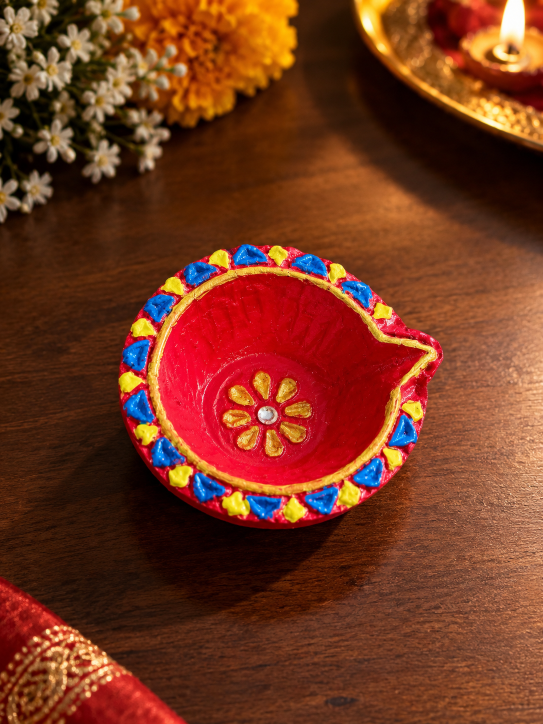
#> input picture assets/Festive Hand-Painted Diwali Diya.png, 1086 x 1448 px, found by its file name (shown at 1/2 size)
$ python generate_brand_assets.py
#> lines starting #> are read from the running program, lines starting #| are printed output that depends on the picture
"""
Deepora Brand Asset Generator
Generates:
1. favicon.svg (Vector favicon with dark/light adaptability)
2. favicon.ico (Multi-size: 16, 32, 48)
3. favicon-16x16.png
4. favicon-32x32.png
5. apple-touch-icon.png (180x180)
6. android-chrome-192x192.png
7. android-chrome-512x512.png
8. assets/og-image.jpg (1200x630 OpenGraph / Social Share image)
9. assets/og-image.png (1200x630 lossless)
10. assets/og-square.jpg (800x800 WhatsApp / Square preview)
11. assets/twitter-card.jpg (1200x630 Twitter summary_large_image)
"""

import os
import math
from PIL import Image, ImageDraw, ImageFont, ImageFilter, ImageOps

BASE_DIR = r"c:\Users\KIIT\Documents\Deepora-FrontEnd"
ASSETS_DIR = os.path.join(BASE_DIR, "assets")
os.makedirs(ASSETS_DIR, exist_ok=True)

# -------------------------------------------------------------
# 1. GENERATE FAVICON.SVG
# -------------------------------------------------------------
def generate_favicon_svg():
    svg_code = '''<svg xmlns="http://www.w3.org/2000/svg" viewBox="0 0 512 512" width="100%" height="100%">
  <defs>
    <!-- Background Radial Gradient -->
    <radialGradient id="bgGrad" cx="50%" cy="40%" r="65%">
      <stop offset="0%" stop-color="#1e1711" />
      <stop offset="55%" stop-color="#0e0c0a" />
      <stop offset="100%" stop-color="#050504" />
    </radialGradient>

    <!-- Outer Rim Metallic Gold Gradient -->
    <linearGradient id="rimGrad" x1="0%" y1="0%" x2="100%" y2="100%">
      <stop offset="0%" stop-color="#eec77e" stop-opacity="0.8" />
      <stop offset="50%" stop-color="#73552b" stop-opacity="0.25" />
      <stop offset="100%" stop-color="#eec77e" stop-opacity="0.6" />
    </linearGradient>

    <!-- Diya Bowl Metallic Gradient -->
    <linearGradient id="bowlGrad" x1="10%" y1="0%" x2="90%" y2="100%">
      <stop offset="0%" stop-color="#e5be74" />
      <stop offset="22%" stop-color="#fff2d0" />
      <stop offset="50%" stop-color="#b68128" />
      <stop offset="80%" stop-color="#6e4d14" />
      <stop offset="100%" stop-color="#3d2706" />
    </linearGradient>

    <!-- Diya Top Rim Gradient -->
    <linearGradient id="topRimGrad" x1="0%" y1="50%" x2="100%" y2="50%">
      <stop offset="0%" stop-color="#a87a29" />
      <stop offset="35%" stop-color="#fff5dc" />
      <stop offset="70%" stop-color="#dfb970" />
      <stop offset="100%" stop-color="#734e12" />
    </linearGradient>

    <!-- Ambient Flame Glow Behind -->
    <radialGradient id="ambientGlow" cx="50%" cy="42%" r="48%">
      <stop offset="0%" stop-color="#ff9924" stop-opacity="0.55" />
      <stop offset="40%" stop-color="#d96e10" stop-opacity="0.22" />
      <stop offset="100%" stop-color="#000000" stop-opacity="0" />
    </radialGradient>

    <!-- Outer Flame Gradient -->
    <linearGradient id="flameOuter" x1="50%" y1="100%" x2="50%" y2="0%">
      <stop offset="0%" stop-color="#d9440f" />
      <stop offset="42%" stop-color="#f58818" />
      <stop offset="82%" stop-color="#ffd55c" />
      <stop offset="100%" stop-color="#fffaea" />
    </linearGradient>

    <!-- Inner Flame Core Gradient -->
    <linearGradient id="flameCore" x1="50%" y1="100%" x2="50%" y2="0%">
      <stop offset="0%" stop-color="#f89d26" />
      <stop offset="50%" stop-color="#fff2b3" />
      <stop offset="100%" stop-color="#ffffff" />
    </linearGradient>

    <!-- Star Glow Gradient -->
    <radialGradient id="starGlow" cx="50%" cy="50%" r="50%">
      <stop offset="0%" stop-color="#ffffff" />
      <stop offset="40%" stop-color="#fedb7a" />
      <stop offset="80%" stop-color="#d4af67" stop-opacity="0.7" />
      <stop offset="100%" stop-color="#d4af67" stop-opacity="0" />
    </radialGradient>
  </defs>

  <!-- Base Rounded Squircle -->
  <rect x="14" y="14" width="484" height="484" rx="120" fill="url(#bgGrad)" stroke="url(#rimGrad)" stroke-width="4.5" />

  <!-- Ambient Flame Glow Behind Flame -->
  <circle cx="256" cy="225" r="170" fill="url(#ambientGlow)" />

  <!-- Diya Bowl Main Body -->
  <path d="M108,266 C108,382 176,418 256,418 C336,418 404,382 404,266 C364,286 312,295 256,295 C200,295 148,286 108,266 Z" fill="url(#bowlGrad)" />

  <!-- Top Rim of Diya Bowl -->
  <ellipse cx="256" cy="266" rx="148" ry="29" fill="#1b140d" stroke="url(#topRimGrad)" stroke-width="5" />

  <!-- Inner Oil Pool Glow -->
  <ellipse cx="256" cy="268" rx="122" ry="19" fill="#38210c" />
  <ellipse cx="256" cy="269" rx="80" ry="10" fill="#693b11" opacity="0.85" />

  <!-- Diya Flame - Outer -->
  <path d="M256,106 C290,178 326,222 312,264 C299,298 213,298 200,264 C186,222 222,178 256,106 Z" fill="url(#flameOuter)" />

  <!-- Diya Flame - Inner Core -->
  <path d="M256,146 C275,194 294,228 284,256 C275,276 237,276 228,256 C218,228 237,194 256,146 Z" fill="url(#flameCore)" />

  <!-- Flame Brilliant Heart -->
  <ellipse cx="256" cy="244" rx="15" ry="24" fill="#ffffff" opacity="0.95" />

  <!-- Radiant Deepora 8-Point Star at Flame Zenith -->
  <g transform="translate(256, 96)">
    <!-- Vertical / Horizontal Ray -->
    <polygon points="0,-36 5.5,-8 30,0 5.5,8 0,36 -5.5,8 -30,0 -5.5,-8" fill="url(#starGlow)" />
    <!-- Diagonal Rays -->
    <polygon points="0,-25 4,-6 21,0 4,6 0,25 -4,6 -21,0 -4,-6" transform="rotate(45)" fill="url(#starGlow)" opacity="0.9" />
    <!-- Center Spark -->
    <circle cx="0" cy="0" r="4" fill="#ffffff" />
  </g>
</svg>'''
    path = os.path.join(BASE_DIR, "favicon.svg")
    with open(path, "w", encoding="utf-8") as f:
        f.write(svg_code)
    print(f"Created {path}")

# -------------------------------------------------------------
# 2. GENERATE HIGH-RES MASTER ICON IN PILLOW (1024x1024)
# -------------------------------------------------------------
def create_master_icon():
    size = 1024
    img = Image.new("RGBA", (size, size), (0, 0, 0, 0))
#> img: PIL image 1024x1024 RGBA; every value is 0

    # We will draw on layers and composite
    # Layer 1: Background Squircle with Subtle Gradient and Gold Rim
    bg = Image.new("RGBA", (size, size), (0, 0, 0, 0))
    draw_bg = ImageDraw.Draw(bg)

    # Rounded rectangle coordinates
    pad = 32
    radius = 240
    # Draw dark base
    draw_bg.rounded_rectangle(
        [pad, pad, size - pad, size - pad],
        radius=radius,
        fill=(12, 10, 8, 255),
        outline=(212, 175, 103, 160),
        width=8
    )

    # Layer 2: Radial warm ambient lighting inside the squircle
    ambient = Image.new("RGBA", (size, size), (0, 0, 0, 0))
    draw_amb = ImageDraw.Draw(ambient)
    center_x, center_y = 512, 450
    for r in range(400, 0, -20):
        alpha = int(45 * (1.0 - (r / 400.0) ** 1.3))
        draw_amb.ellipse(
            [center_x - r, center_y - r, center_x + r, center_y + r],
            fill=(245, 150, 40, alpha)
        )
    ambient = ambient.filter(ImageFilter.GaussianBlur(35))
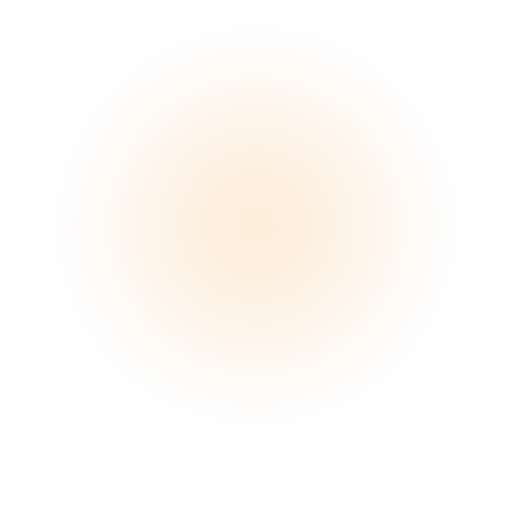
#> ambient: PIL image 1024x1024 RGBA (shown at 1/2 size); mean R, G, B, A 117.7, 72.1, 19.2, 7.7; transparent parts drawn white

    # Composite ambient onto bg, clipped to rounded rectangle
    mask = Image.new("L", (size, size), 0)
#> mask: PIL image 1024x1024 L; every value is 0
    draw_mask = ImageDraw.Draw(mask)
    draw_mask.rounded_rectangle([pad, pad, size - pad, size - pad], radius=radius, fill=255)
    bg.paste(ambient, (0, 0), mask)

    # Layer 3: Diya Bowl & Flame
    elements = Image.new("RGBA", (size, size), (0, 0, 0, 0))
    draw_el = ImageDraw.Draw(elements)

    # Flame Glow
    flame_glow = Image.new("RGBA", (size, size), (0, 0, 0, 0))
    draw_fg = ImageDraw.Draw(flame_glow)
    for r in range(260, 0, -15):
        alpha = int(70 * (1.0 - (r / 260.0) ** 1.2))
        draw_fg.ellipse(
            [512 - r, 420 - r, 512 + r, 420 + r],
            fill=(255, 140, 20, alpha)
        )
    flame_glow = flame_glow.filter(ImageFilter.GaussianBlur(25))
    elements.paste(flame_glow, (0, 0), flame_glow)

    # Outer Flame polygon/path
    # Flame tip at (512, 220), wide at (400, 530) and (624, 530), bottom at (512, 590)
    flame_outer_pts = []
    # Right curve
    for t in range(0, 51):
        progress = t / 50.0
        # Bezier interpolation
        # P0=(512, 210), P1=(670, 360), P2=(630, 530), P3=(512, 590)
        x = (1-progress)**3 * 512 + 3*(1-progress)**2*progress * 670 + 3*(1-progress)*progress**2 * 630 + progress**3 * 512
        y = (1-progress)**3 * 210 + 3*(1-progress)**2*progress * 360 + 3*(1-progress)*progress**2 * 530 + progress**3 * 590
        flame_outer_pts.append((x, y))
    # Left curve
    for t in range(0, 51):
        progress = t / 50.0
        x = (1-progress)**3 * 512 + 3*(1-progress)**2*progress * 394 + 3*(1-progress)*progress**2 * 354 + progress**3 * 512
        y = (1-progress)**3 * 590 + 3*(1-progress)**2*progress * 530 + 3*(1-progress)*progress**2 * 360 + progress**3 * 210
        flame_outer_pts.append((x, y))

    draw_el.polygon(flame_outer_pts, fill=(245, 120, 20, 255))

    # Inner Flame polygon
    flame_inner_pts = []
    for t in range(0, 51):
        progress = t / 50.0
        x = (1-progress)**3 * 512 + 3*(1-progress)**2*progress * 620 + 3*(1-progress)*progress**2 * 590 + progress**3 * 512
        y = (1-progress)**3 * 290 + 3*(1-progress)**2*progress * 390 + 3*(1-progress)*progress**2 * 510 + progress**3 * 550
        flame_inner_pts.append((x, y))
    for t in range(0, 51):
        progress = t / 50.0
        x = (1-progress)**3 * 512 + 3*(1-progress)**2*progress * 434 + 3*(1-progress)*progress**2 * 404 + progress**3 * 512
        y = (1-progress)**3 * 550 + 3*(1-progress)**2*progress * 510 + 3*(1-progress)*progress**2 * 390 + progress**3 * 290
        flame_inner_pts.append((x, y))
    draw_el.polygon(flame_inner_pts, fill=(255, 218, 90, 255))

    # Core Brilliant White-Gold Flame
    draw_el.ellipse([512 - 28, 470, 512 + 28, 540], fill=(255, 255, 255, 245))

    # Diya Bowl (Bottom Body)
    bowl_pts = []
    # Left edge: 216, 532
    # Bottom center: 512, 836
    # Right edge: 808, 532
    for t in range(0, 51):
        progress = t / 50.0
        x = (1-progress)**2 * 216 + 2*(1-progress)*progress * 260 + progress**2 * 512
        y = (1-progress)**2 * 532 + 2*(1-progress)*progress * 836 + progress**2 * 836
        bowl_pts.append((x, y))
    for t in range(0, 51):
        progress = t / 50.0
        x = (1-progress)**2 * 512 + 2*(1-progress)*progress * 764 + progress**2 * 808
        y = (1-progress)**2 * 836 + 2*(1-progress)*progress * 836 + progress**2 * 532
        bowl_pts.append((x, y))
    # Top rim curve back to left
    for t in range(0, 51):
        progress = t / 50.0
        x = (1-progress)**2 * 808 + 2*(1-progress)*progress * 512 + progress**2 * 216
        y = (1-progress)**2 * 532 + 2*(1-progress)*progress * 590 + progress**2 * 532
        bowl_pts.append((x, y))

    draw_el.polygon(bowl_pts, fill=(194, 142, 54, 255))

    # Diya Bowl Shading / Inner Highlight
    bowl_inner_pts = []
    for t in range(0, 51):
        progress = t / 50.0
        x = (1-progress)**2 * 240 + 2*(1-progress)*progress * 280 + progress**2 * 512
        y = (1-progress)**2 * 546 + 2*(1-progress)*progress * 800 + progress**2 * 800
        bowl_inner_pts.append((x, y))
    for t in range(0, 51):
        progress = t / 50.0
        x = (1-progress)**2 * 512 + 2*(1-progress)*progress * 744 + progress**2 * 784
        y = (1-progress)**2 * 800 + 2*(1-progress)*progress * 800 + progress**2 * 546
        bowl_inner_pts.append((x, y))
    for t in range(0, 51):
        progress = t / 50.0
        x = (1-progress)**2 * 784 + 2*(1-progress)*progress * 512 + progress**2 * 240
        y = (1-progress)**2 * 546 + 2*(1-progress)*progress * 580 + progress**2 * 546
        bowl_inner_pts.append((x, y))
    draw_el.polygon(bowl_inner_pts, fill=(225, 182, 94, 255))

    # Diya Rim Ellipse
    draw_el.ellipse([216, 502, 808, 562], fill=(24, 18, 12, 255), outline=(235, 195, 115, 255), width=8)
    # Inner oil glow
    draw_el.ellipse([260, 512, 764, 552], fill=(60, 36, 14, 255))
    draw_el.ellipse([340, 518, 684, 546], fill=(120, 68, 22, 200))

    # 8-Point Star at Flame Zenith (512, 190)
    star_x, star_y = 512, 190
    def draw_star(draw, cx, cy, r_outer, r_inner, color):
        for angle_offset in [0, 45]:
            rad_off = math.radians(angle_offset)
            r_out = r_outer if angle_offset == 0 else r_outer * 0.72
            r_in = r_inner if angle_offset == 0 else r_inner * 0.72
            pts = []
            for i in range(8):
                ang = rad_off + i * math.pi / 2
                pts.append((cx + r_out * math.sin(ang), cy - r_out * math.cos(ang)))
                ang_mid = ang + math.pi / 4
                pts.append((cx + r_in * math.sin(ang_mid), cy - r_in * math.cos(ang_mid)))
            draw.polygon(pts, fill=color)

    # Ambient star glow
    star_glow = Image.new("RGBA", (size, size), (0, 0, 0, 0))
    draw_sg = ImageDraw.Draw(star_glow)
    draw_sg.ellipse([star_x - 120, star_y - 120, star_x + 120, star_y + 120], fill=(255, 220, 100, 140))
    star_glow = star_glow.filter(ImageFilter.GaussianBlur(18))
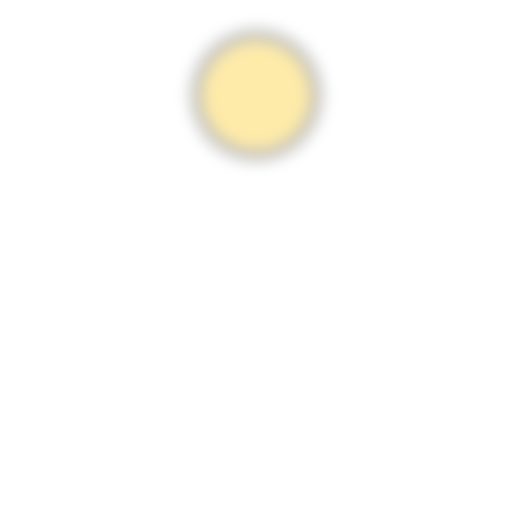
#> star_glow: PIL image 1024x1024 RGBA (shown at 1/2 size); mean R, G, B, A 11.1, 9.6, 4.3, 6.1; transparent parts drawn white
    elements.paste(star_glow, (0, 0), star_glow)

    # Star rays
    draw_star(draw_el, star_x, star_y, 72, 12, (255, 230, 130, 255))
    draw_star(draw_el, star_x, star_y, 50, 9, (255, 255, 255, 255))
    draw_el.ellipse([star_x - 8, star_y - 8, star_x + 8, star_y + 8], fill=(255, 255, 255, 255))

    # Combine background and elements
    img = Image.alpha_composite(bg, elements)
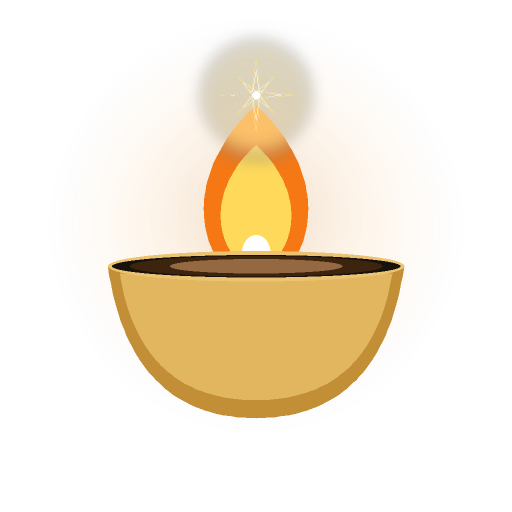
#> img: PIL image 1024x1024 RGBA (shown at 1/2 size); mean R, G, B, A 106.1, 72.2, 26.1, 54; transparent parts drawn white
    return img

def export_favicons(master_img):
    # Sizes to export
    sizes = {
        "android-chrome-512x512.png": 512,
        "android-chrome-192x192.png": 192,
        "apple-touch-icon.png": 180,
        "favicon-32x32.png": 32,
        "favicon-16x16.png": 16,
    }

    for filename, s in sizes.items():
        out_path = os.path.join(BASE_DIR, filename)
        resized = master_img.resize((s, s), Image.Resampling.LANCZOS)
        resized.save(out_path, "PNG", optimize=True)
        print(f"Exported {out_path} ({s}x{s})")
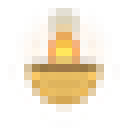
#> resized: PIL image 16x16 RGBA (shown 8 times larger); mean R, G, B, A 106.2, 78.4, 30.3, 53.8; transparent parts drawn white

    # Also export multi-resolution favicon.ico
    ico_path = os.path.join(BASE_DIR, "favicon.ico")
    ico_sizes = [(16, 16), (32, 32), (48, 48), (64, 64)]
    ico_imgs = [master_img.resize(s, Image.Resampling.LANCZOS) for s in ico_sizes]
#> ico_imgs = 4 items
    ico_imgs[0].save(ico_path, format="ICO", sizes=ico_sizes)
    print(f"Exported {ico_path} with sizes {ico_sizes}")
#| Exported c:\Users\KIIT\Documents\Deepora-FrontEnd/favicon.ico with sizes [(16, 16), (32, 32), (48, 48), (64, 64)]

# -------------------------------------------------------------
# 3. GENERATE OPEN GRAPH & TWITTER CARD SEO IMAGES
# -------------------------------------------------------------
def generate_og_images():
    width, height = 1200, 630

    # 1. Base Canvas with Deep Obsidian / Ember Radial Gradient
    og = Image.new("RGBA", (width, height), (10, 9, 8, 255)) # #0a0908
    draw = ImageDraw.Draw(og)

    # Right-side ambient warm radial glow
    glow_layer = Image.new("RGBA", (width, height), (0, 0, 0, 0))
#> glow_layer: PIL image 1200x630 RGBA; every value is 0
    glow_draw = ImageDraw.Draw(glow_layer)
    center_gx, center_gy = 880, 315
    for r in range(550, 50, -25):
        alpha = int(48 * (1.0 - (r / 550.0) ** 1.3))
        glow_draw.ellipse(
            [center_gx - r, center_gy - r, center_gx + r, center_gy + r],
            fill=(180, 85, 20, alpha)
        )
    glow_layer = glow_layer.filter(ImageFilter.GaussianBlur(40))
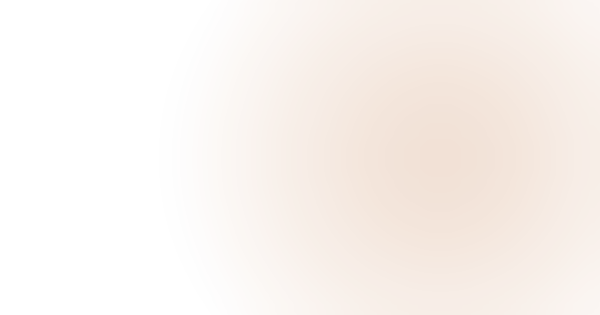
#> glow_layer: PIL image 1200x630 RGBA (shown at 1/2 size); mean R, G, B, A 125.7, 59.3, 14, 17.1; transparent parts drawn white
    og = Image.alpha_composite(og, glow_layer)
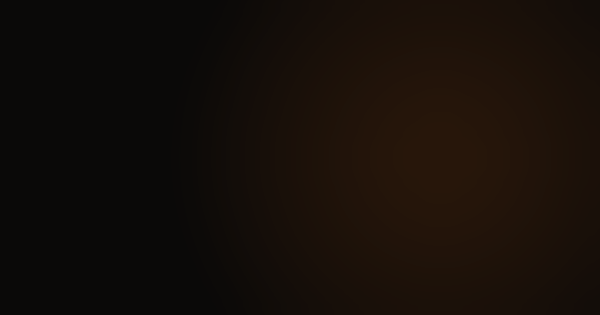
#> og: PIL image 1200x630 RGBA (shown at 1/2 size); mean R, G, B, A 21.4, 14.1, 8.8, 255

    # 2. Right-Side Featured Diya Composite
    # We will pick 'Festive Hand-Painted Diwali Diya.png' or 'Handcrafted Diya Festive Glow.png'
    diya_source = os.path.join(ASSETS_DIR, "Festive Hand-Painted Diwali Diya.png")
    if not os.path.exists(diya_source):
        diya_source = os.path.join(ASSETS_DIR, "og-diya.jpg")

    if os.path.exists(diya_source):
        diya_im = Image.open(diya_source).convert("RGBA")

        # Center-crop to square 800x800 around the diya
        dw, dh = diya_im.size
        crop_size = min(dw, dh)
        left = (dw - crop_size) // 2
        top = (dh - crop_size) // 2
        diya_cropped = diya_im.crop((left, top, left + crop_size, top + crop_size))

        # Target size for the circular spotlight: 520x520
        spot_size = 530
        diya_resized = diya_cropped.resize((spot_size, spot_size), Image.Resampling.LANCZOS)
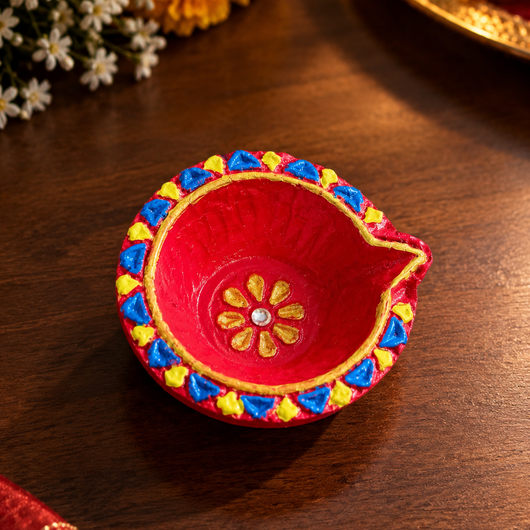
#> diya_resized: PIL image 530x530 RGBA; mean R, G, B, A 113.6, 51.1, 31.6, 255

        # Create a smooth circular / soft-edge vignette mask
        mask = Image.new("L", (spot_size, spot_size), 0)
#> mask: PIL image 530x530 L; every value is 0
        mask_draw = ImageDraw.Draw(mask)
        center_m = spot_size // 2
        # Soft radial alpha
        for r in range(center_m, 0, -2):
            norm = r / float(center_m)
            # Cubic easing for seamless feather into dark background
            if norm > 0.82:
                val = int(255 * (1.0 - ((norm - 0.82) / 0.18) ** 1.8))
            else:
                val = 255
            mask_draw.ellipse([center_m - r, center_m - r, center_m + r, center_m + r], fill=val)
#> (the rest of the program and of its run is left out)
